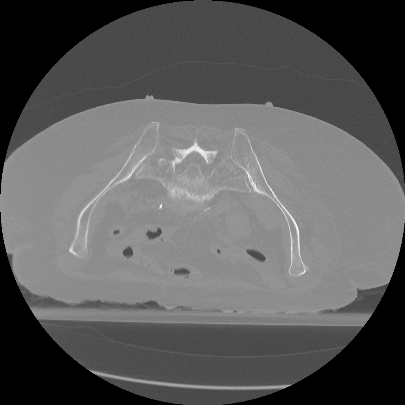
#> input picture DQN/cadaver_slice_160.png, 405 x 405 px
$ jupyter execute --allow-errors custom_gym_env.ipynb
#> lines starting #> are read from the running program, lines starting #| are printed output that depends on the picture; after the words box and inside, x2 and y2 are one past the last pixel; in counts of white or black regions, pixels touching at a corner belong together
[cell 1]
import numpy as np
import cv2
import matplotlib.pyplot as plt
import PIL.Image as Image
import gym
import random
from matplotlib import image
from gym import Env, spaces
import time
import math
import seaborn as sns

# https://blog.paperspace.com/creating-custom-environments-openai-gym/

[cell 2]
img = image.imread(r"cadaver_slice_160.png")
#> img is the input picture: shape (405, 405) float32; min 0, max 1, mean 0.36

[cell 3]
I = img
I8 = (((I - I.min()) / (I.max() - I.min())) * 255.9).astype(np.uint8)

img = Image.fromarray(I8)
print(img.getextrema())
#| (0, 255)
img = img.point(lambda p: p > 160)
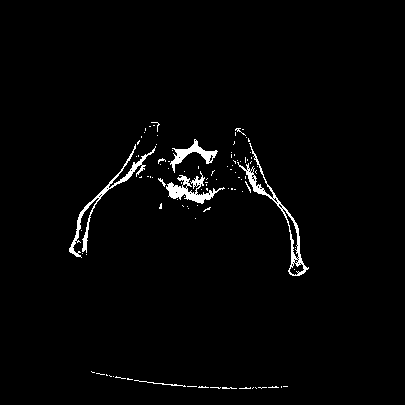
#> img: PIL image 405x405 L; values 0 (black) and 1 (white), 1.9% white; 99 white regions (91 under 20 px), largest, box (x1, y1, x2, y2) and area: (237, 143, 309, 276) 809, (69, 144, 156, 258) 794, (166, 171, 225, 204) 651
print(img.getextrema())
#| (0, 1)

plt.imshow(img, cmap ='gray')
plt.colorbar()
plt.show()
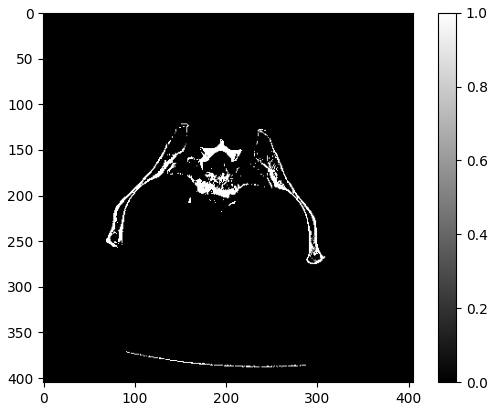
#> figure drawn by matplotlib, 2 panels

[cell 4]
print(img.size)
#| (405, 405)

# Create Environment

[cell 5]
class Center_FOV(Env):

    ACTION = ["Right", "Left", "Down", "Up", "Do Nothing"]

    def __init__(self):
        super(Center_FOV, self).__init__()

        # get image and threshold it. This will be the backgroud.
        img = image.imread(r"cadaver_slice_160.png")
        I = img#[100:300, 50:350]

        I8 = (((I - I.min()) / (I.max() - I.min())) * 255.9).astype(np.uint8)

        img = Image.fromarray(I8)
        print(img.getextrema())
#| (0, 255)
        img = img.point(lambda p: p > 160)
        # PIL Image:(left, upper, right, lower)

        # define image dimensions:
        self.left = 100
        self.right = 350
        self.upper = 100
        self.lower = 300
        img = img.crop((self.left, self.upper, self.right, self.lower))
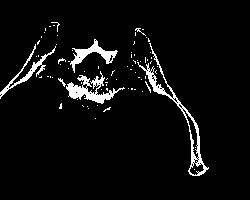
#> img: PIL image 250x200 L; values 0 (black) and 1 (white), 5.1% white; 77 white regions (71 under 20 px), largest, box (x1, y1, x2, y2) and area: (137, 43, 209, 176) 809, (66, 71, 125, 104) 651, (70, 39, 118, 73) 441, (0, 44, 56, 99) 393, (58, 78, 66, 87) 24, (135, 28, 146, 36) 21
        #print(img.size)


        DISCRETE_Observation_size = []


        # Define a 2-D observation space
        self.observation_shape = img.size
#> self.observation_shape = (250, 200)

        # I think the highest observation space would be either all ones, where the reward at each position would be FOV_h*FOV_w
        # the lowest observation space would be all zeros, where the reward at each position would be zero.
        self.observation_space = spaces.Box(low = np.zeros(self.observation_shape),
                                            high = np.ones(self.observation_shape),
                                            dtype = np.float16)


        # Define an action space ranging from 0 to 4
        self.action_space = spaces.Discrete(5,)

        # Create a canvas to render the environment images upon
        self.canvas = img

        # current FOV: This is what will be displayed until we reach the optimal position.
        self.current_FOV = img

        # define reward
        self.reward = 0
        self.max_reward = 0


        # Permissible area of the FOV viewer to be
        self.y_min = 0#int (self.observation_shape[0])
        print(self.y_min)
        self.x_min = 0#int (self.observation_shape[1])
        print(self.x_min)
        self.y_max = int (self.observation_shape[0])
        print(self.y_max)
        self.x_max = int (self.observation_shape[1])
        print(self.x_max)

    # [54 lines left out: functions reset, render, not called in this run]

    def get_action_meanings(self):
        return {0: "Right", 1: "Left", 2: "Down", 3: "Up", 4: "Do Nothing"}


    # This is the step function which steps for our FOV
    # [73 lines left out: function step, not called in this run]


    # [8 lines of commented-out code are left out]

#> (a cell that did not finish here is left out)

#> (a cell that did not finish here is left out)

# This is a class FOV Viewer, this will be determining the FOV and then calculating the total pixel values.

[cell 8]
class FOV_Viewer(object):
    # [17 lines left out: functions __init__, set_position, not called in this run]

        # count = (self.canvas[x:self.FOV_w, y:y+self.FOV_h] == 1).sum()
        # x_center, y_center = np.argwhere(self.canvas==1).sum(0)/count

    def get_position(self):
        return (self.x, self.y)

    # [6 lines left out: function move, not called in this run]

    def clamp(self, n, minn, maxn):
        return max(min(maxn, n), minn)

# This is the field of view of the image.

[cell 9]
# [7 lines of commented-out code are left out]

<!-- def draw_elements_on_canvas(self):
    # Init the canvas
     # get image and threshold it. This will be the backgroud.
        img = image.imread(r"cadaver_slice_160.png")
        I = img
        I8 = (((I - I.min()) / (I.max() - I.min())) * 255.9).astype(np.uint8)

        img = Image.fromarray(I8)
        print(img.getextrema())
        img = img.point(lambda p: p > 160) -->


[cell 10]
# [14 lines of commented-out code are left out]

# check to make sure the environment works.

#> (a cell that did not finish here is left out)

#| (0, 255)
obs = env.reset()
plt.imshow(obs, cmap = 'gray')
#plt.colorbar()
plt.show()
print(f"sum of pixels: {np.sum(obs)}")

screen = env.render(mode = "rgb_array")
plt.imshow(screen, cmap = 'gray')
plt.show()
# cv2 does not work.
# cv2.imshow("game", obs)
# cv2.waitKey(10)
# cv2.destroyAllWindows()

# this is now to test the Q-Table.

[cell 12]
def get_explore_rate(t,min_explore_rate,decay_fact):
    return max(min_explore_rate, min(0.8, 1.0 - math.log10((t+1)/decay_fact)))


def get_learning_rate(t,min_learning_rate,decay_fact):
    return max(min_learning_rate, min(0.8, 1.0 - math.log10((t+1)/decay_fact)))

[cell 13]
# variables:
neps = 20
tstep = 200
min_explore_rate = 0.1
min_learning_rate = 0.2
#grid_size = tuple((env.observation_space.high + np.ones(env.observation_space.shape)).astype(int))
#decay_fact = np.prod(grid_size, dtype=float) / 10.0
decay_fact = 10/10.0
#state_bounds = list(zip(env.observation_space.low, env.observation_space.high))
explore_rate = get_explore_rate(0,min_explore_rate,decay_fact)
learning_rate = get_learning_rate(0,min_learning_rate,decay_fact)

[cell 14]
# [8 lines left out: function select_action, not called in this run]

[cell 15]
#[5:38 PM, 4/22/2022] Natalie  Aw: I think it just makes sure that the grid and the screen are properly aligned
#[5:38 PM, 4/22/2022] Natalie  Aw: Cause the grid layer doesnt sit perfectly over the image

# [17 lines left out: function state_to_bucket, not called in this run]

[cell 16]
# [46 lines left out: function run_qlearn, not called in this run]

[cell 17]
# My implementation

learning_rate = 0.1
#> (the rest of this cell did not finish here and is left out)

#| (0, 255)
# [67 lines left out: functions run_qlearn, select_action, not called in this run]

#> (a cell that did not finish here is left out)

#| (0, 255)
